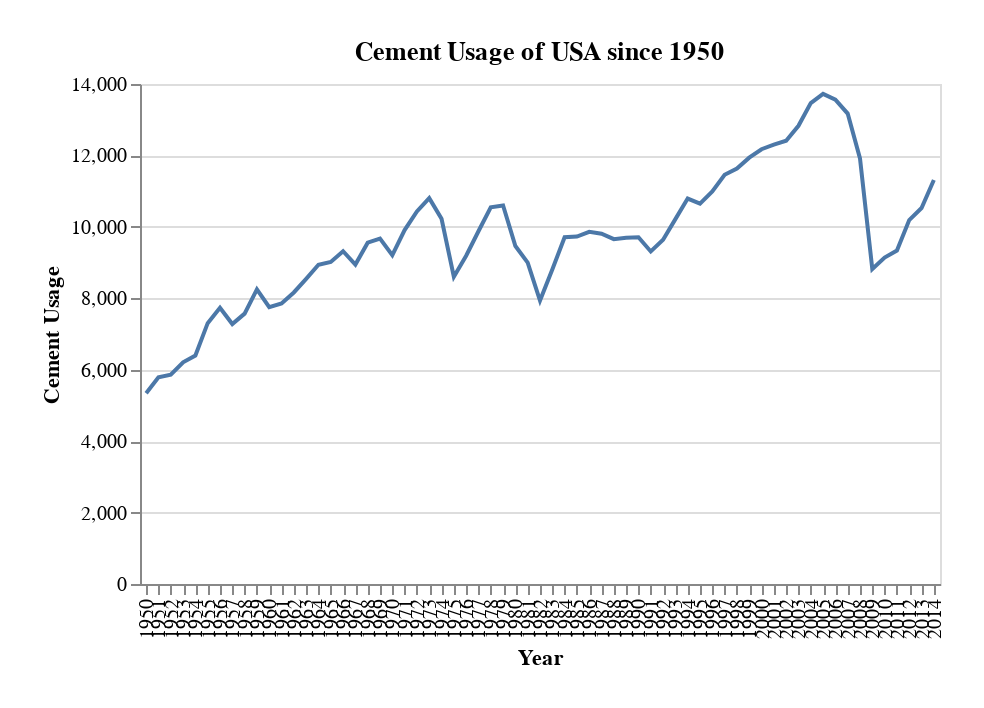

Notebook code for this chart:
### Code cell
getSingleSeriesGraph(df_2b, 'Cement:Q', 'Cement Usage', 'Cement Usage of USA since 1950')

### Figure 1 — Vega-Lite specification as saved in the notebook (floating-point values rounded to 4 significant figures)
{"config": {"view": {"continuousWidth": 400, "continuousHeight": 300}, "padding": {"left": 20, "top": 20, "right": 20, "bottom": 20}}, "data": {"name": "data-16c8ad985a26dba05265c5da9332a15b"}, "mark": "line", "encoding": {"x": {"type": "ordinal", "axis": {"title": "Year"}, "field": "Year"}, "y": {"type": "quantitative", "axis": {"title": "Cement Usage"}, "field": "Cement"}}, "height": 250, "title": "Cement Usage of USA since 1950", "width": 400, "$schema": "https://vega.github.io/schema/vega-lite/v4.8.1.json", "datasets": {"data-16c8ad985a26dba05265c5da9332a15b": [{"Year": "1950", "Total": "692124", "Solid Fuel": "343131", "Liquid Fuel": "244760", "Gas Fuel": "87123", "Cement": "5341", "Gas Flaring": "11769", "Per Capita": "4.32", "Bunker fuels (Not in Total)": "8100"}, {"Year": "1951", "Total": "712983", "Solid Fuel": "330676", "Liquid Fuel": "262189", "Gas Fuel": "102677", "Cement": "5786", "Gas Flaring": "11654", "Per Capita": "4.39", "Bunker fuels (Not in Total)": "10253"}, {"Year": "1952", "Total": "694618", "Solid Fuel": "293170", "Liquid Fuel": "273190", "Gas Fuel": "109931", "Cement": "5860", "Gas Flaring": "12468", "Per Capita": "4.21", "Bunker fuels (Not in Total)": "10784"}, {"Year": "1953", "Total": "711175", "Solid Fuel": "290927", "Liquid Fuel": "286594", "Gas Fuel": "115541", "Cement": "6209", "Gas Flaring": "11905", "Per Capita": "4.24", "Bunker fuels (Not in Total)": "10973"}, {"Year": "1954", "Total": "677689", "Solid Fuel": "249303", "Liquid Fuel": "290178", "Gas Fuel": "121179", "Cement": "6398", "Gas Flaring": "10631", "Per Capita": "3.97", "Bunker fuels (Not in Total)": "10060"}, {"Year": "1955", "Total": "742828", "Solid Fuel": "280082", "Liquid Fuel": "313292", "Gas Fuel": "130784", "Cement": "7304", "Gas Flaring": "11366", "Per Capita": "4.28", "Bunker fuels (Not in Total)": "10842"}, {"Year": "1956", "Total": "778631", "Solid Fuel": "291582", "Liquid Fuel": "328544", "Gas Fuel": "138070", "Cement": "7735", "Gas Flaring": "12699", "Per Capita": "4.41", "Bunker fuels (Not in Total)": "11367"}, {"Year": "1957", "Total": "772001", "Solid Fuel": "279498", "Liquid Fuel": "325781", "Gas Fuel": "147556", "Cement": "7278", "Gas Flaring": "11888", "Per Capita": "4.3", "Bunker fuels (Not in Total)": "12961"}, {"Year": "1958", "Total": "748069", "Solid Fuel": "242452", "Liquid Fuel": "332982", "Gas Fuel": "155759", "Cement": "7570", "Gas Flaring": "9306", "Per Capita": "4.09", "Bunker fuels (Not in Total)": "11546"}, {"Year": "1959", "Total": "770642", "Solid Fuel": "248629", "Liquid Fuel": "343465", "Gas Fuel": "161902", "Cement": "8251", "Gas Flaring": "8394", "Per Capita": "4.15", "Bunker fuels (Not in Total)": "11623"}, {"Year": "1960", "Total": "788300", "Solid Fuel": "250536", "Liquid Fuel": "349790", "Gas Fuel": "171950", "Cement": "7750", "Gas Flaring": "8274", "Per Capita": "4.18", "Bunker fuels (Not in Total)": "11648"}, {"Year": "1961", "Total": "785521", "Solid Fuel": "242206", "Liquid Fuel": "354071", "Gas Fuel": "173694", "Cement": "7854", "Gas Flaring": "7696", "Per Capita": "4.1", "Bunker fuels (Not in Total)": "11918"}, {"Year": "1962", "Total": "814619", "Solid Fuel": "251315", "Liquid Fuel": "364287", "Gas Fuel": "184598", "Cement": "8163", "Gas Flaring": "6256", "Per Capita": "4.19", "Bunker fuels (Not in Total)": "11335"}, {"Year": "1963", "Total": "850622", "Solid Fuel": "269380", "Liquid Fuel": "370976", "Gas Fuel": "196085", "Cement": "8545", "Gas Flaring": "5636", "Per Capita": "4.31", "Bunker fuels (Not in Total)": "10425"}, {"Year": "1964", "Total": "887918", "Solid Fuel": "286347", "Liquid Fuel": "380436", "Gas Fuel": "207170", "Cement": "8939", "Gas Flaring": "5025", "Per Capita": "4.44", "Bunker fuels (Not in Total)": "10848"}, {"Year": "1965", "Total": "924713", "Solid Fuel": "297658", "Liquid Fuel": "399752", "Gas Fuel": "213593", "Cement": "9019", "Gas Flaring": "4691", "Per Capita": "4.57", "Bunker fuels (Not in Total)": "10627"}, {"Year": "1966", "Total": "971333", "Solid Fuel": "309148", "Liquid Fuel": "417484", "Gas Fuel": "229860", "Cement": "9319", "Gas Flaring": "5522", "Per Capita": "4.75", "Bunker fuels (Not in Total)": "11697"}, {"Year": "1967", "Total": "1007829", "Solid Fuel": "317426", "Liquid Fuel": "433732", "Gas Fuel": "240525", "Cement": "8945", "Gas Flaring": "7201", "Per Capita": "4.88", "Bunker fuels (Not in Total)": "13196"}, {"Year": "1968", "Total": "1044820", "Solid Fuel": "311027", "Liquid Fuel": "461087", "Gas Fuel": "255557", "Cement": "9557", "Gas Flaring": "7592", "Per Capita": "5.01", "Bunker fuels (Not in Total)": "14224"}, {"Year": "1969", "Total": "1097559", "Solid Fuel": "316048", "Liquid Fuel": "486252", "Gas Fuel": "277861", "Cement": "9670", "Gas Flaring": "7728", "Per Capita": "5.22", "Bunker fuels (Not in Total)": "12374"}, {"Year": "1970", "Total": "1180503", "Solid Fuel": "318802", "Liquid Fuel": "556245", "Gas Fuel": "289086", "Cement": "9206", "Gas Flaring": "7164", "Per Capita": "5.56", "Bunker fuels (Not in Total)": "13270"}, {"Year": "1971", "Total": "1188102", "Solid Fuel": "302240", "Liquid Fuel": "572409", "Gas Fuel": "299380", "Cement": "9909", "Gas Flaring": "4165", "Per Capita": "5.54", "Bunker fuels (Not in Total)": "12774"}, {"Year": "1972", "Total": "1244874", "Solid Fuel": "306998", "Liquid Fuel": "619316", "Gas Fuel": "304496", "Cement": "10432", "Gas Flaring": "3632", "Per Capita": "5.76", "Bunker fuels (Not in Total)": "12584"}, {"Year": "1973", "Total": "1300844", "Solid Fuel": "330391", "Liquid Fuel": "654881", "Gas Fuel": "301168", "Cement": "10805", "Gas Flaring": "3599", "Per Capita": "5.96", "Bunker fuels (Not in Total)": "14614"}, {"Year": "1974", "Total": "1254019", "Solid Fuel": "326496", "Liquid Fuel": "627704", "Gas Fuel": "287164", "Cement": "10226", "Gas Flaring": "2429", "Per Capita": "5.69", "Bunker fuels (Not in Total)": "14475"}, {"Year": "1975", "Total": "1201617", "Solid Fuel": "314200", "Liquid Fuel": "609917", "Gas Fuel": "266957", "Cement": "8602", "Gas Flaring": "1941", "Per Capita": "5.41", "Bunker fuels (Not in Total)": "14355"}, {"Year": "1976", "Total": "1258004", "Solid Fuel": "347823", "Liquid Fuel": "627574", "Gas Fuel": "271413", "Cement": "9191", "Gas Flaring": "2003", "Per Capita": "5.61", "Bunker fuels (Not in Total)": "16780"}, {"Year": "1977", "Total": "1293235", "Solid Fuel": "351898", "Liquid Fuel": "666681", "Gas Fuel": "262797", "Cement": "9877", "Gas Flaring": "1982", "Per Capita": "5.71", "Bunker fuels (Not in Total)": "20623"}, {"Year": "1978", "Total": "1333750", "Solid Fuel": "373171", "Liquid Fuel": "680284", "Gas Fuel": "267531", "Cement": "10546", "Gas Flaring": "2217", "Per Capita": "5.83", "Bunker fuels (Not in Total)": "23859"}, {"Year": "1979", "Total": "1336732", "Solid Fuel": "386122", "Liquid Fuel": "660568", "Gas Fuel": "277023", "Cement": "10599", "Gas Flaring": "2420", "Per Capita": "5.79", "Bunker fuels (Not in Total)": "26979"}, {"Year": "1980", "Total": "1288031", "Solid Fuel": "398480", "Liquid Fuel": "604997", "Gas Fuel": "273264", "Cement": "9464", "Gas Flaring": "1826", "Per Capita": "5.52", "Bunker fuels (Not in Total)": "30191"}, {"Year": "1981", "Total": "1236924", "Solid Fuel": "406232", "Liquid Fuel": "555550", "Gas Fuel": "264716", "Cement": "8998", "Gas Flaring": "1428", "Per Capita": "5.25", "Bunker fuels (Not in Total)": "27835"}, {"Year": "1982", "Total": "1174461", "Solid Fuel": "392268", "Liquid Fuel": "526507", "Gas Fuel": "246386", "Cement": "7938", "Gas Flaring": "1362", "Per Capita": "4.94", "Bunker fuels (Not in Total)": "23252"}, {"Year": "1983", "Total": "1184041", "Solid Fuel": "413986", "Liquid Fuel": "525822", "Gas Fuel": "234041", "Cement": "8803", "Gas Flaring": "1389", "Per Capita": "4.93", "Bunker fuels (Not in Total)": "21424"}, {"Year": "1984", "Total": "1220396", "Solid Fuel": "432885", "Liquid Fuel": "534345", "Gas Fuel": "241877", "Cement": "9710", "Gas Flaring": "1580", "Per Capita": "5.03", "Bunker fuels (Not in Total)": "21704"}, {"Year": "1985", "Total": "1225131", "Solid Fuel": "443963", "Liquid Fuel": "535338", "Gas Fuel": "234710", "Cement": "9729", "Gas Flaring": "1392", "Per Capita": "5.01", "Bunker fuels (Not in Total)": "21032"}, {"Year": "1986", "Total": "1225924", "Solid Fuel": "433532", "Liquid Fuel": "558180", "Gas Fuel": "222922", "Cement": "9860", "Gas Flaring": "1431", "Per Capita": "4.96", "Bunker fuels (Not in Total)": "20779"}, {"Year": "1987", "Total": "1278531", "Solid Fuel": "458737", "Liquid Fuel": "572098", "Gas Fuel": "236077", "Cement": "9809", "Gas Flaring": "1810", "Per Capita": "5.12", "Bunker fuels (Not in Total)": "21517"}, {"Year": "1988", "Total": "1334204", "Solid Fuel": "480051", "Liquid Fuel": "594950", "Gas Fuel": "247462", "Cement": "9655", "Gas Flaring": "2086", "Per Capita": "5.29", "Bunker fuels (Not in Total)": "23133"}, {"Year": "1989", "Total": "1351263", "Solid Fuel": "490381", "Liquid Fuel": "592998", "Gas Fuel": "256119", "Cement": "9692", "Gas Flaring": "2073", "Per Capita": "5.31", "Bunker fuels (Not in Total)": "25070"}, {"Year": "1990", "Total": "1315354", "Solid Fuel": "485909", "Liquid Fuel": "543736", "Gas Fuel": "273788", "Cement": "9710", "Gas Flaring": "2211", "Per Capita": "5.12", "Bunker fuels (Not in Total)": "35600"}, {"Year": "1991", "Total": "1314657", "Solid Fuel": "481567", "Liquid Fuel": "534850", "Gas Fuel": "286432", "Cement": "9311", "Gas Flaring": "2498", "Per Capita": "5.06", "Bunker fuels (Not in Total)": "37321"}, {"Year": "1992", "Total": "1338842", "Solid Fuel": "487569", "Liquid Fuel": "547108", "Gas Fuel": "292063", "Cement": "9640", "Gas Flaring": "2462", "Per Capita": "5.11", "Bunker fuels (Not in Total)": "39201"}, {"Year": "1993", "Total": "1371332", "Solid Fuel": "499183", "Liquid Fuel": "558273", "Gas Fuel": "300327", "Cement": "10216", "Gas Flaring": "3333", "Per Capita": "5.18", "Bunker fuels (Not in Total)": "36039"}, {"Year": "1994", "Total": "1389243", "Solid Fuel": "502433", "Liquid Fuel": "566208", "Gas Fuel": "306454", "Cement": "10792", "Gas Flaring": "3356", "Per Capita": "5.19", "Bunker fuels (Not in Total)": "35397"}, {"Year": "1995", "Total": "1399760", "Solid Fuel": "501826", "Liquid Fuel": "566173", "Gas Fuel": "316938", "Cement": "10652", "Gas Flaring": "4171", "Per Capita": "5.18", "Bunker fuels (Not in Total)": "37502"}, {"Year": "1996", "Total": "1432264", "Solid Fuel": "520930", "Liquid Fuel": "582071", "Gas Fuel": "314272", "Cement": "10991", "Gas Flaring": "4000", "Per Capita": "5.24", "Bunker fuels (Not in Total)": "36585"}, {"Year": "1997", "Total": "1464062", "Solid Fuel": "535352", "Liquid Fuel": "596852", "Gas Fuel": "316631", "Cement": "11459", "Gas Flaring": "3768", "Per Capita": "5.29", "Bunker fuels (Not in Total)": "34392"}, {"Year": "1998", "Total": "1472869", "Solid Fuel": "538390", "Liquid Fuel": "609824", "Gas Fuel": "311509", "Cement": "11631", "Gas Flaring": "1514", "Per Capita": "5.26", "Bunker fuels (Not in Total)": "34316"}, {"Year": "1999", "Total": "1501137", "Solid Fuel": "541784", "Liquid Fuel": "618335", "Gas Fuel": "327459", "Cement": "11938", "Gas Flaring": "1621", "Per Capita": "5.3", "Bunker fuels (Not in Total)": "38142"}, {"Year": "2000", "Total": "1552682", "Solid Fuel": "564757", "Liquid Fuel": "632129", "Gas Fuel": "342282", "Cement": "12173", "Gas Flaring": "1341", "Per Capita": "5.42", "Bunker fuels (Not in Total)": "40072"}, {"Year": "2001", "Total": "1525987", "Solid Fuel": "555810", "Liquid Fuel": "634801", "Gas Fuel": "321651", "Cement": "12301", "Gas Flaring": "1425", "Per Capita": "5.27", "Bunker fuels (Not in Total)": "30972"}, {"Year": "2002", "Total": "1538399", "Solid Fuel": "561866", "Liquid Fuel": "628411", "Gas Fuel": "334252", "Cement": "12412", "Gas Flaring": "1458", "Per Capita": "5.26", "Bunker fuels (Not in Total)": "37633"}, {"Year": "2003", "Total": "1547778", "Solid Fuel": "560926", "Liquid Fuel": "648067", "Gas Fuel": "324514", "Cement": "12829", "Gas Flaring": "1442", "Per Capita": "5.24", "Bunker fuels (Not in Total)": "33335"}, {"Year": "2004", "Total": "1569696", "Solid Fuel": "573935", "Liquid Fuel": "662168", "Gas Fuel": "318710", "Cement": "13466", "Gas Flaring": "1417", "Per Capita": "5.26", "Bunker fuels (Not in Total)": "38293"}, {"Year": "2005", "Total": "1578873", "Solid Fuel": "579104", "Liquid Fuel": "667143", "Gas Fuel": "317152", "Cement": "13723", "Gas Flaring": "1751", "Per Capita": "5.25", "Bunker fuels (Not in Total)": "41091"}, {"Year": "2006", "Total": "1553664", "Solid Fuel": "571099", "Liquid Fuel": "653101", "Gas Fuel": "313999", "Cement": "13561", "Gas Flaring": "1903", "Per Capita": "5.12", "Bunker fuels (Not in Total)": "42954"}, {"Year": "2007", "Total": "1578683", "Solid Fuel": "575692", "Liquid Fuel": "648278", "Gas Fuel": "339433", "Cement": "13172", "Gas Flaring": "2109", "Per Capita": "5.13", "Bunker fuels (Not in Total)": "45630"}, {"Year": "2008", "Total": "1530982", "Solid Fuel": "566810", "Liquid Fuel": "611445", "Gas Fuel": "338359", "Cement": "11915", "Gas Flaring": "2453", "Per Capita": "4.93", "Bunker fuels (Not in Total)": "41815"}, {"Year": "2009", "Total": "1435371", "Solid Fuel": "502323", "Liquid Fuel": "586926", "Gas Fuel": "334871", "Cement": "8819", "Gas Flaring": "2431", "Per Capita": "4.61", "Bunker fuels (Not in Total)": "38301"}, {"Year": "2010", "Total": "1471375", "Solid Fuel": "521330", "Liquid Fuel": "590751", "Gas Fuel": "347716", "Cement": "9139", "Gas Flaring": "2439", "Per Capita": "4.69", "Bunker fuels (Not in Total)": "40388"}, {"Year": "2011", "Total": "1442509", "Solid Fuel": "498720", "Liquid Fuel": "575746", "Gas Fuel": "355630", "Cement": "9335", "Gas Flaring": "3079", "Per Capita": "4.56", "Bunker fuels (Not in Total)": "40600"}, {"Year": "2012", "Total": "1396083", "Solid Fuel": "443904", "Liquid Fuel": "566582", "Gas Fuel": "372277", "Cement": "10191", "Gas Flaring": "3129", "Per Capita": "4.38", "Bunker fuels (Not in Total)": "29859"}, {"Year": "2013", "Total": "1406916", "Solid Fuel": "450641", "Liquid Fuel": "562260", "Gas Fuel": "379659", "Cement": "10528", "Gas Flaring": "3828", "Per Capita": "4.38", "Bunker fuels (Not in Total)": "31592"}, {"Year": "2014", "Total": "1432855", "Solid Fuel": "450047", "Liquid Fuel": "576531", "Gas Fuel": "390719", "Cement": "11314", "Gas Flaring": "4244", "Per Capita": "4.43", "Bunker fuels (Not in Total)": "30722"}]}}
